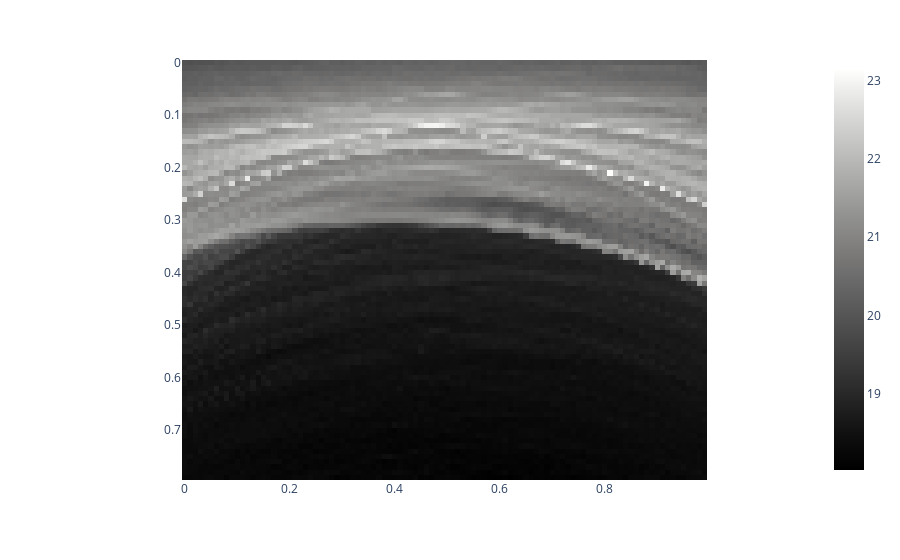

Source (notebook cell):
### Code cell
import  plotly.graph_objects as go
import plotly.express as px

fig = px.imshow(
    np.log(ri.T),
    x=np.arange(ri.shape[0])[::-1]/ri.shape[0],
    y=np.arange(ri.shape[1])[::-1]/ri.shape[0],
    aspect=None,
    color_continuous_scale='gray')
fig.show()

### Figure 1 — Plotly figure (JSON) as saved in the notebook; plotly's stock layout.template omitted (floating-point values rounded to 4 significant figures; data arrays with more than 128 entries replaced by an {"elided": "..."} marker saying what was removed)
{"data": [{"coloraxis": "coloraxis", "hovertemplate": "x: %{x}<br>y: %{y}<br>color: %{z}<extra></extra>", "name": "0", "type": "heatmap", "x": [0.99, 0.98, 0.97, 0.96, 0.95, 0.94, 0.93, 0.92, 0.91, 0.9, 0.89, 0.88, 0.87, 0.86, 0.85, 0.84, 0.83, 0.82, 0.81, 0.8, 0.79, 0.78, 0.77, 0.76, 0.75, 0.74, 0.73, 0.72, 0.71, 0.7, 0.69, 0.68, 0.67, 0.66, 0.65, 0.64, 0.63, 0.62, 0.61, 0.6, 0.59, 0.58, 0.57, 0.56, 0.55, 0.54, 0.53, 0.52, 0.51, 0.5, 0.49, 0.48, 0.47, 0.46, 0.45, 0.44, 0.43, 0.42, 0.41, 0.4, 0.39, 0.38, 0.37, 0.36, 0.35, 0.34, 0.33, 0.32, 0.31, 0.3, 0.29, 0.28, 0.27, 0.26, 0.25, 0.24, 0.23, 0.22, 0.21, 0.2, 0.19, 0.18, 0.17, 0.16, 0.15, 0.14, 0.13, 0.12, 0.11, 0.1, 0.09, 0.08, 0.07, 0.06, 0.05, 0.04, 0.03, 0.02, 0.01, 0], "xaxis": "x", "y": [0.79, 0.78, 0.77, 0.76, 0.75, 0.74, 0.73, 0.72, 0.71, 0.7, 0.69, 0.68, 0.67, 0.66, 0.65, 0.64, 0.63, 0.62, 0.61, 0.6, 0.59, 0.58, 0.57, 0.56, 0.55, 0.54, 0.53, 0.52, 0.51, 0.5, 0.49, 0.48, 0.47, 0.46, 0.45, 0.44, 0.43, 0.42, 0.41, 0.4, 0.39, 0.38, 0.37, 0.36, 0.35, 0.34, 0.33, 0.32, 0.31, 0.3, 0.29, 0.28, 0.27, 0.26, 0.25, 0.24, 0.23, 0.22, 0.21, 0.2, 0.19, 0.18, 0.17, 0.16, 0.15, 0.14, 0.13, 0.12, 0.11, 0.1, 0.09, 0.08, 0.07, 0.06, 0.05, 0.04, 0.03, 0.02, 0.01, 0], "yaxis": "y", "z": {"elided": "80x100 float values"}}], "layout": {"coloraxis": {"colorscale": [[0, "rgb(0, 0, 0)"], [0.09091, "rgb(16, 16, 16)"], [0.1818, "rgb(38, 38, 38)"], [0.2727, "rgb(59, 59, 59)"], [0.3636, "rgb(81, 80, 80)"], [0.4545, "rgb(102, 101, 101)"], [0.5455, "rgb(124, 123, 122)"], [0.6364, "rgb(146, 146, 145)"], [0.7273, "rgb(171, 171, 170)"], [0.8182, "rgb(197, 197, 195)"], [0.9091, "rgb(224, 224, 223)"], [1, "rgb(254, 254, 253)"]]}, "margin": {"t": 60}, "xaxis": {"anchor": "y", "constrain": "domain", "domain": [0, 1], "scaleanchor": "y"}, "yaxis": {"anchor": "x", "autorange": "reversed", "constrain": "domain", "domain": [0, 1]}}}
